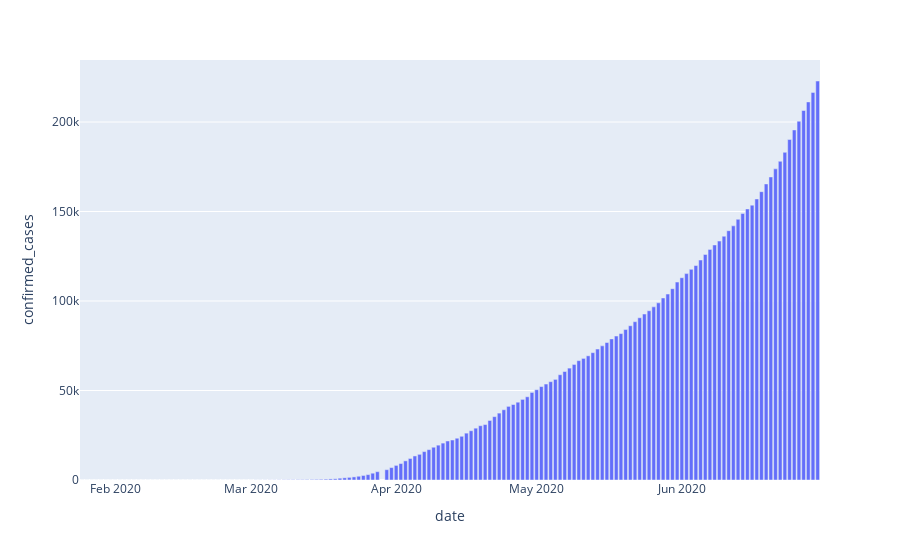

Notebook code cell kept with this figure:
### Markdown cell above
### Create a simple scatter plot

### Code cell
fig = px.bar(latimes,
           x="date",
           y="confirmed_cases")

# fig.update_xaxes(rangeslider_visible=True)
fig.show()

### Figure 1 — Plotly figure (JSON) as saved in the notebook; plotly's stock layout.template omitted (floating-point values rounded to 4 significant figures; data arrays with more than 128 entries replaced by an {"elided": "..."} marker saying what was removed)
{"data": [{"alignmentgroup": "True", "hovertemplate": "date=%{x}<br>confirmed_cases=%{y}<extra></extra>", "legendgroup": "", "marker": {"color": "#636efa"}, "name": "", "offsetgroup": "", "orientation": "v", "showlegend": false, "textposition": "auto", "type": "bar", "x": {"elided": "157 str values"}, "xaxis": "x", "y": {"elided": "157 int values"}, "yaxis": "y"}], "layout": {"autosize": true, "barmode": "relative", "legend": {"tracegroupgap": 0}, "margin": {"t": 60}, "xaxis": {"anchor": "y", "autorange": true, "domain": [0, 1], "range": ["2020-01-24 12:00", "2020-06-30 12:00"], "title": {"text": "date"}, "type": "date"}, "yaxis": {"anchor": "x", "autorange": true, "domain": [0, 1], "range": [0, 234600.0], "title": {"text": "confirmed_cases"}, "type": "linear"}}}
